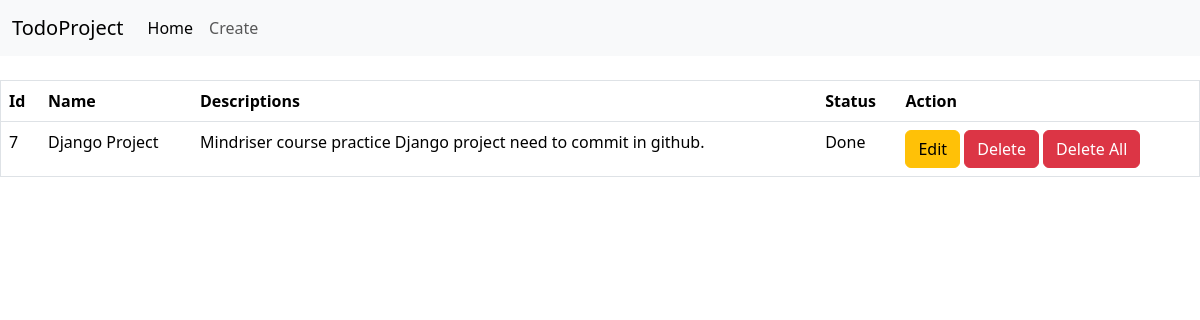
/, run on an earlier commit of the app's database.
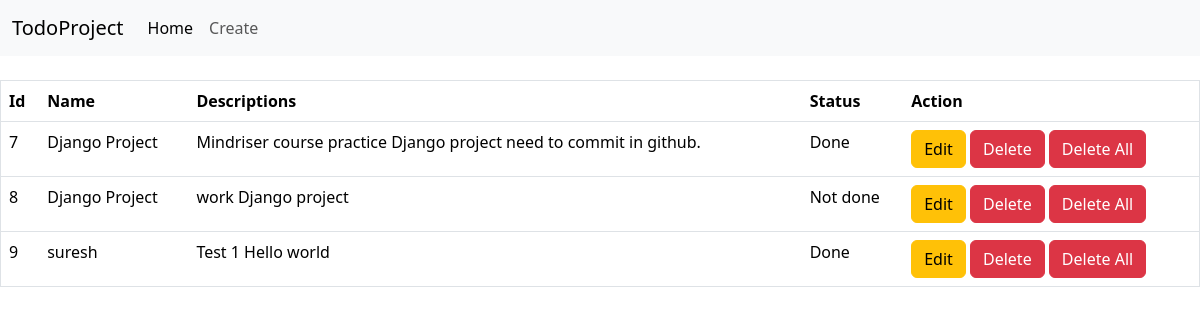
And on a later commit of the database.
### base/models.py (models this page shows, shortened)
class Todoproject(models.Model):
    name = models.CharField(max_length = 100)
    description = models.TextField()
    status = models.CharField(max_length =50,choices=[('Done','Done'),('In progress', 'In progress'), ('Not done','Not done')])

### base/views.py (the view)
# urls.py: 2. Add a URL to urlpatterns:  path('', views.home, name='home')
def home(request):
    todos = Todoproject.objects.all()
    content = {'todos': todos}
    return render(request,'index.html',context=content)

### template/index.html (shortened to what this page needs)
<!DOCTYPE html>
<html lang="en">
<head>
    <link href="https://cdn.jsdelivr.net/npm/bootstrap@5.3.2/dist/css/bootstrap.min.css" rel="stylesheet">
</head>
<body>
{% include "nav.html" %}
    <br>
       <table border="1px" cellpadding="15px" width="100%" class="table">
            <thead>
                <tr>
                    <th>Id</th>
                    <th> Name </th>
                    <th> Descriptions</th>
                    <th>Status</th>
                    <th>Action</th>
                </tr>
            </thead>
            <tbody>
            {% for todo in todos %}
                <tr>
                    <td>{{todo.id}}</td>
                    <td>{{todo.name}}</td>
                    <td>{{todo.description}}</td>
                    <td>{{todo.status}}</td>
                    <td><a href="{% url 'edit' id=todo.id %}"><button class="btn btn-warning">Edit</button></a>
                        <a href="{% url 'delete' id=todo.id %}"><button class="btn btn-danger">Delete</button></a>
                        <a href="{% url 'deleteAll' %}"><button class="btn btn-danger"> Delete All </button></a>
                    </td>
                </tr>
            {% endfor %}
            </tbody>
    </table>
</body>
</html>

What changed in the data, as far as the page shows it:
added Todoproject: id "8", name "Django Project", description "work Django project", status "Not done"
added Todoproject: id "9", name "suresh", description "Test 1 Hello world", status "Done"
